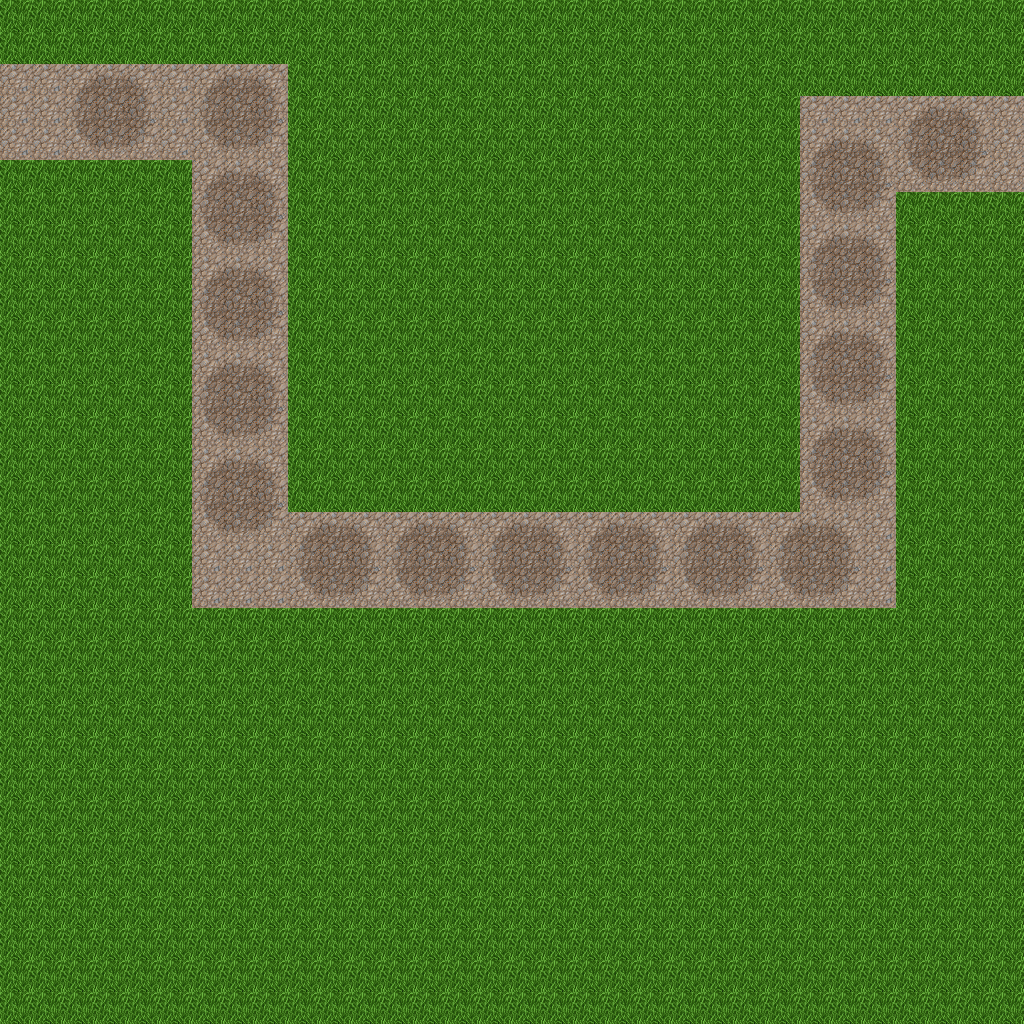

A level layout from a 2D game, rendered from its tile map. Below: a short description, then the map file with its tile-grid data intact:
An orthogonal 32x32 tile map with 32x32 px tiles, 1 tile layer (Tile Layer 1).

<map version="1.0" orientation="orthogonal" renderorder="right-down" width="32" height="32" tilewidth="32" tileheight="32" nextobjectid="1">
 <tileset firstgid="1" name="tileset" tilewidth="32" tileheight="32" tilecount="256" columns="16">
  <image source="tileset.png" width="512" height="512" />
 </tileset>
 <layer name="Tile Layer 1" width="32" height="32">
  <data encoding="csv">
166,166,166,166,166,166,166,166,166,166,166,166,166,166,166,166,166,166,166,166,166,166,166,166,166,166,166,166,166,166,166,166,
166,166,166,166,166,166,166,166,166,166,166,166,166,166,166,166,166,166,166,166,166,166,166,166,166,166,166,166,166,166,166,166,
29,29,121,122,123,29,121,122,123,166,166,166,166,166,166,166,166,166,166,166,166,166,166,166,166,166,166,166,166,166,166,166,
29,29,137,138,139,29,137,138,139,166,166,166,166,166,166,166,166,166,166,166,166,166,166,166,166,29,29,29,121,122,123,27,
29,29,153,154,155,29,153,154,155,166,166,166,166,166,166,166,166,166,166,166,166,166,166,166,166,121,122,123,137,138,139,27,
166,166,166,166,166,166,121,122,123,166,166,166,166,166,166,166,166,166,166,166,166,166,166,166,166,137,138,139,153,154,155,27,
166,166,166,166,166,166,137,138,139,166,166,166,166,166,166,166,166,166,166,166,166,166,166,166,166,153,154,155,166,166,166,166,
166,166,166,166,166,166,153,154,155,166,166,166,166,166,166,166,166,166,166,166,166,166,166,166,166,121,122,123,166,166,166,166,
166,166,166,166,166,166,121,122,123,166,166,166,166,166,166,166,166,166,166,166,166,166,166,166,166,137,138,139,166,166,166,166,
166,166,166,166,166,166,137,138,139,166,166,166,166,166,166,166,166,166,166,166,166,166,166,166,166,153,154,155,166,166,166,166,
166,166,166,166,166,166,153,154,155,166,166,166,166,166,166,166,166,166,166,166,166,166,166,166,166,121,122,123,166,166,166,166,
166,166,166,166,166,166,121,122,123,166,166,166,166,166,166,166,166,166,166,166,166,166,166,166,166,137,138,139,166,166,166,166,
166,166,166,166,166,166,137,138,139,166,166,166,166,166,166,166,166,166,166,166,166,166,166,166,166,153,154,155,166,166,166,166,
166,166,166,166,166,166,153,154,155,166,166,166,166,166,166,166,166,166,166,166,166,166,166,166,166,121,122,123,166,166,166,166,
166,166,166,166,166,166,121,122,123,166,166,166,166,166,166,166,166,166,166,166,166,166,166,166,166,137,138,139,166,166,166,166,
166,166,166,166,166,166,137,138,139,166,166,166,166,166,166,166,166,166,166,166,166,166,166,166,166,153,154,155,166,166,166,166,
166,166,166,166,166,166,153,154,155,121,122,123,121,122,123,121,122,123,121,122,123,121,122,123,121,122,123,29,166,166,166,166,
166,166,166,166,166,166,29,29,29,137,138,139,137,138,139,137,138,139,137,138,139,137,138,139,137,138,139,29,166,166,166,166,
166,166,166,166,166,166,29,29,29,153,154,155,153,154,155,153,154,155,153,154,155,153,154,155,153,154,155,29,166,166,166,166,
166,166,166,166,166,166,166,166,166,166,166,166,166,166,166,166,166,166,166,166,166,166,166,166,166,166,166,166,166,166,166,166,
166,166,166,166,166,166,166,166,166,166,166,166,166,166,166,166,166,166,166,166,166,166,166,166,166,166,166,166,166,166,166,166,
166,166,166,166,166,166,166,166,166,166,166,166,166,166,166,166,166,166,166,166,166,166,166,166,166,166,166,166,166,166,166,166,
166,166,166,166,166,166,166,166,166,166,166,166,166,166,166,166,166,166,166,166,166,166,166,166,166,166,166,166,166,166,166,166,
166,166,166,166,166,166,166,166,166,166,166,166,166,166,166,166,166,166,166,166,166,166,166,166,166,166,166,166,166,166,166,166,
166,166,166,166,166,166,166,166,166,166,166,166,166,166,166,166,166,166,166,166,166,166,166,166,166,166,166,166,166,166,166,166,
166,166,166,166,166,166,166,166,166,166,166,166,166,166,166,166,166,166,166,166,166,166,166,166,166,166,166,166,166,166,166,166,
166,166,166,166,166,166,166,166,166,166,166,166,166,166,166,166,166,166,166,166,166,166,166,166,166,166,166,166,166,166,166,166,
166,166,166,166,166,166,166,166,166,166,166,166,166,166,166,166,166,166,166,166,166,166,166,166,166,166,166,166,166,166,166,166,
166,166,166,166,166,166,166,166,166,166,166,166,166,166,166,166,166,166,166,166,166,166,166,166,166,166,166,166,166,166,166,166,
166,166,166,166,166,166,166,166,166,166,166,166,166,166,166,166,166,166,166,166,166,166,166,166,166,166,166,166,166,166,166,166,
166,166,166,166,166,166,166,166,166,166,166,166,166,166,166,166,166,166,166,166,166,166,166,166,166,166,166,166,166,166,166,166,
166,166,166,166,166,166,166,166,166,166,166,166,166,166,166,166,166,166,166,166,166,166,166,166,166,166,166,166,166,166,166,166
</data>
 </layer>
</map>
